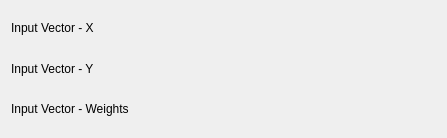
<ui version="4.0" >
 <class>FitLinear_WeightedConfig</class>
 <widget class="QWidget" name="FitLinear_WeightedConfig" >
  <property name="geometry" >
   <rect>
    <x>0</x>
    <y>0</y>
    <width>447</width>
    <height>138</height>
   </rect>
  </property>
  <property name="minimumSize" >
   <size>
    <width>400</width>
    <height>0</height>
   </size>
  </property>
  <layout class="QVBoxLayout" name="verticalLayout" >
   <item>
    <layout class="QHBoxLayout" name="horizontalLayout_2" >
     <item>
      <widget class="QLabel" name="label_4" >
       <property name="sizePolicy" >
        <sizepolicy vsizetype="Fixed" hsizetype="Fixed" >
         <horstretch>0</horstretch>
         <verstretch>0</verstretch>
        </sizepolicy>
       </property>
       <property name="text" >
        <string>Input Vector - X</string>
       </property>
       <property name="wordWrap" >
        <bool>false</bool>
       </property>
      </widget>
     </item>
     <item>
      <widget class="Kst::VectorSelector" native="1" name="_vectorX" >
       <property name="sizePolicy" >
        <sizepolicy vsizetype="Preferred" hsizetype="Expanding" >
         <horstretch>0</horstretch>
         <verstretch>0</verstretch>
        </sizepolicy>
       </property>
      </widget>
     </item>
    </layout>
   </item>
   <item>
    <layout class="QHBoxLayout" name="horizontalLayout" >
     <item>
      <widget class="QLabel" name="label_3" >
       <property name="sizePolicy" >
        <sizepolicy vsizetype="Fixed" hsizetype="Fixed" >
         <horstretch>0</horstretch>
         <verstretch>0</verstretch>
        </sizepolicy>
       </property>
       <property name="text" >
        <string>Input Vector - Y</string>
       </property>
       <property name="wordWrap" >
        <bool>false</bool>
       </property>
      </widget>
     </item>
     <item>
      <widget class="Kst::VectorSelector" native="1" name="_vectorY" >
       <property name="sizePolicy" >
        <sizepolicy vsizetype="Preferred" hsizetype="Expanding" >
         <horstretch>0</horstretch>
         <verstretch>0</verstretch>
        </sizepolicy>
       </property>
      </widget>
     </item>
    </layout>
   </item>
   <item>
    <layout class="QHBoxLayout" name="horizontalLayout_3" >
     <item>
      <widget class="QLabel" name="label_5" >
       <property name="sizePolicy" >
        <sizepolicy vsizetype="Fixed" hsizetype="Fixed" >
         <horstretch>0</horstretch>
         <verstretch>0</verstretch>
        </sizepolicy>
       </property>
       <property name="text" >
        <string>Input Vector - Weights</string>
       </property>
       <property name="wordWrap" >
        <bool>false</bool>
       </property>
      </widget>
     </item>
     <item>
      <widget class="Kst::VectorSelector" native="1" name="_vectorWeights" >
       <property name="sizePolicy" >
        <sizepolicy vsizetype="Preferred" hsizetype="Expanding" >
         <horstretch>0</horstretch>
         <verstretch>0</verstretch>
        </sizepolicy>
       </property>
      </widget>
     </item>
    </layout>
   </item>
  </layout>
 </widget>
 <layoutdefault spacing="6" margin="11" />
 <customwidgets>
  <customwidget>
   <class>Kst::VectorSelector</class>
   <extends>QWidget</extends>
   <header>vectorselector.h</header>
  </customwidget>
 </customwidgets>
 <resources/>
 <connections/>
</ui>
